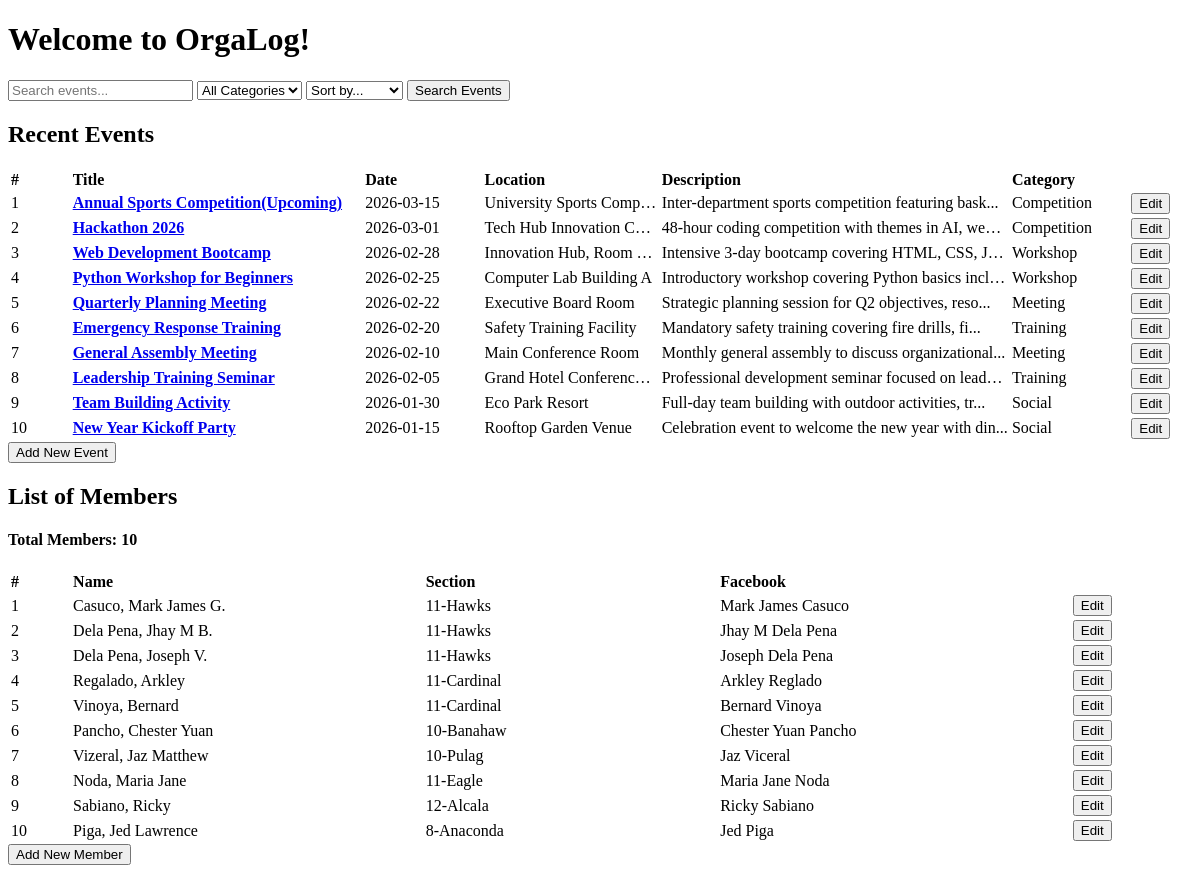
The page / on the database its author committed.
### tables this page shows
CREATE TABLE events (
        id INTEGER PRIMARY KEY AUTOINCREMENT,
        title TEXT,
        date TEXT,
        location TEXT,
        category TEXT,
        description TEXT
                );

CREATE TABLE members (
        id INTEGER PRIMARY KEY AUTOINCREMENT,
        name TEXT,
        section TEXT,
        facebook TEXT
                );

### app.py (the view)
@app.route('/')
def home():
    conn = sqlite3.connect('orgalog.db')
    cursor = conn.cursor()
    search_query = request.args.get('search')
    category_filter = request.args.get('category')
    date_sort = request.args.get('date_sort')
    query = "SELECT id, title, date, location, category, description FROM events"
    params = []
    today = str(date.today())
    if search_query and search_query.strip() and category_filter and category_filter.strip():
        category_filter = category_filter.strip().title()
        query += " WHERE title LIKE ? AND category=?"
        params.append('%' + search_query + '%')
        params.append(category_filter)
    elif category_filter and category_filter.strip():
        category_filter = category_filter.strip().title()
        query += " WHERE category=?"
        params.append(category_filter)
    elif search_query and search_query.strip():
        query += " WHERE title LIKE ?"
        params.append('%' + search_query + '%')
    if date_sort == 'date_newest':
        query += " ORDER BY date DESC"
    elif date_sort == 'date_oldest':
        query += " ORDER BY date ASC"
    else:
        query += " ORDER BY date DESC"
    cursor.execute(query, params)
    events = [
        {'id': row[0], 'title': row[1], 'date': row[2], 'location': row[3], 'category': row[4], 'description': row[5]}
        for row in cursor.fetchall()
    ]
    cursor.execute("SELECT * FROM members")
    members = [
        {'id': row[0], 'name': row[1], 'section': row[2], 'facebook': row[3]}
        for row in cursor.fetchall()
    ]
    cursor.execute("SELECT DISTINCT category FROM events")
    categories = [row[0] for row in cursor.fetchall()]
    conn.close()
    return render_template('Home.html',
    events=events,
    categories=categories,
    selected_category=category_filter,
    search_query=search_query,
    date_sort=date_sort,
    today=today,
    members=members,
    description_preview_length=DESCRIPTION_PREVIEW_LENGTH
    )

### templates/Home.html (shortened to what this page needs)
<!doctype html>
<html lang="en">
  <head>
    <link rel="stylesheet" href="{{ url_for('static', filename='style.css') }}">
  </head>
  <body>
    <h1>Welcome to OrgaLog!</h1>
    <form action="/" method="GET">
      <input type="text" name="search" placeholder="Search events..." value="{{ search_query or '' }}"/>
      <select name="category">
        <option value="">All Categories</option>
      </select>
      <select name="date_sort">
        <option value="">Sort by...</option>
      </select>
      <button>Search Events</button>
    </form>
    <h2>Recent Events</h2>
    {% if events %}
    <table class="events-table">
      <tr>
        <th>#</th>
        <th>Title</th>
        <th>Date</th>
        <th>Location</th>
        <th>Description</th>
        <th>Category</th>
        <th></th>
      </tr>
      {% for event in events %}
      <tr>
        <td>{{ loop.index }}</td>
        <td>
          <strong>
            {% if event.date >= today %}
              <a href="/EventDetail/{{ event.id }}">{{ event.title }}(Upcoming)</a>
            {% else %}
              <a href="/EventDetail/{{ event.id }}">{{ event.title }}</a>
            {% endif %}
          </strong>
        </td>
        <td>{{ event.date }}</td>
        <td>{{ event.location }}</td>
        <td>{{ event.description[:description_preview_length] }}{% if event.description|length > description_preview_length %}...{% endif %}</td>
        <td>{{ event.category }}</td>
        <td>
          <button onclick="window.location.href='/EditEvent/{{ event.id }}'">
            Edit
          </button>
        </td>
      </tr>
      {% endfor %}
    </table>
    {% else %}
    <p>No events yet! Add your first event.</p>
    {% endif %}
    <button onclick="window.location.href = '/AddEvent'">Add New Event</button>
    <h2>List of Members</h2>
    {% if members %}
    <h4>Total Members: {{ members|length }}</h4>
    <table class="members-table">
      <tr>
        <th>#</th>
        <th>Name</th>
        <th>Section</th>
        <th>Facebook</th>
        <th></th>
      </tr>
      {% for member in members %}
      <tr>
        <td>{{ loop.index }}</td>
        <td>{{ member.name }}</td>
        <td>{{ member.section }}</td>
        <td>{{ member.facebook }}</td>
        <td><button onclick="window.location.href='/EditMember/{{ member.id }}'">Edit</button></td>
      </tr>
      {% endfor %}
    </table>
    {% else %}
    <p>No members yet! Add your first member.</p>
    {% endif %}
    <button onclick="window.location.href = '/AddMember'">Add New Member</button>
  </body>
</html>

### static/style.css (style rules this page uses)
table { width: 100%; table-layout: fixed; }
th, td { overflow: hidden; text-overflow: ellipsis; white-space: nowrap; text-align: left; }
.events-table th:nth-child(1), td:nth-child(1) { width: 5%; }
.events-table th:nth-child(2), td:nth-child(2) { width: 25%; }
.events-table th:nth-child(3), td:nth-child(3) { width: 10%; }
.events-table th:nth-child(4), td:nth-child(4) { width: 15%; }
.events-table th:nth-child(5), td:nth-child(5) { width: 30%; }
.events-table th:nth-child(6), td:nth-child(6) { width: 10%; }
.events-table th:nth-child(7), td:nth-child(7) { width: 5%; }
.members-table th:nth-child(1), .members-table td:nth-child(1) { width: 5%; }
.members-table th:nth-child(2), .members-table td:nth-child(2) { width: 30%; }
.members-table th:nth-child(3), .members-table td:nth-child(3) { width: 25%; }
.members-table th:nth-child(4), .members-table td:nth-child(4) { width: 30%; }
.members-table th:nth-child(5), .members-table td:nth-child(5) { width: 10%; }

### rows shown on the page
events: title "Annual Sports Competition", date "2026-03-15", location "University Sports Comp…", description "Inter-department sports competition featuring bask", category "Competition"
events: title "Hackathon 2026", date "2026-03-01", location "Tech Hub Innovation C…", description "48-hour coding competition with themes in AI, we…", category "Competition"
events: title "Web Development Bootcamp", date "2026-02-28", location "Innovation Hub, Room…", description "Intensive 3-day bootcamp covering HTML, CSS, J…", category "Workshop"
events: title "Python Workshop for Beginners", date "2026-02-25", location "Computer Lab Building A", description "Introductory workshop covering Python basics incl…", category "Workshop"
events: title "Quarterly Planning Meeting", date "2026-02-22", location "Executive Board Room", description "Strategic planning session for Q2 objectives, reso", category "Meeting"
events: title "Emergency Response Training", date "2026-02-20", location "Safety Training Facility", description "Mandatory safety training covering fire drills, fi", category "Training"
events: title "General Assembly Meeting", date "2026-02-10", location "Main Conference Room", description "Monthly general assembly to discuss organizational", category "Meeting"
events: title "Leadership Training Seminar", date "2026-02-05", location "Grand Hotel Conferenc…", description "Professional development seminar focused on lead…", category "Training"
events: title "Team Building Activity", date "2026-01-30", location "Eco Park Resort", description "Full-day team building with outdoor activities, tr", category "Social"
events: title "New Year Kickoff Party", date "2026-01-15", location "Rooftop Garden Venue", description "Celebration event to welcome the new year with din", category "Social"
members: name "Casuco, Mark James G.", section "11-Hawks", facebook "Mark James Casuco"
members: name "Dela Pena, Jhay M B.", section "11-Hawks", facebook "Jhay M Dela Pena"
members: name "Dela Pena, Joseph V.", section "11-Hawks", facebook "Joseph Dela Pena"
members: name "Regalado, Arkley", section "11-Cardinal", facebook "Arkley Reglado"
members: name "Vinoya, Bernard", section "11-Cardinal", facebook "Bernard Vinoya"
members: name "Pancho, Chester Yuan", section "10-Banahaw", facebook "Chester Yuan Pancho"
members: name "Vizeral, Jaz Matthew", section "10-Pulag", facebook "Jaz Viceral"
members: name "Noda, Maria Jane", section "11-Eagle", facebook "Maria Jane Noda"
members: name "Sabiano, Ricky", section "12-Alcala", facebook "Ricky Sabiano"
members: name "Piga, Jed Lawrence", section "8-Anaconda", facebook "Jed Piga"

### other values the page prints
{{ members|length }} "10"
